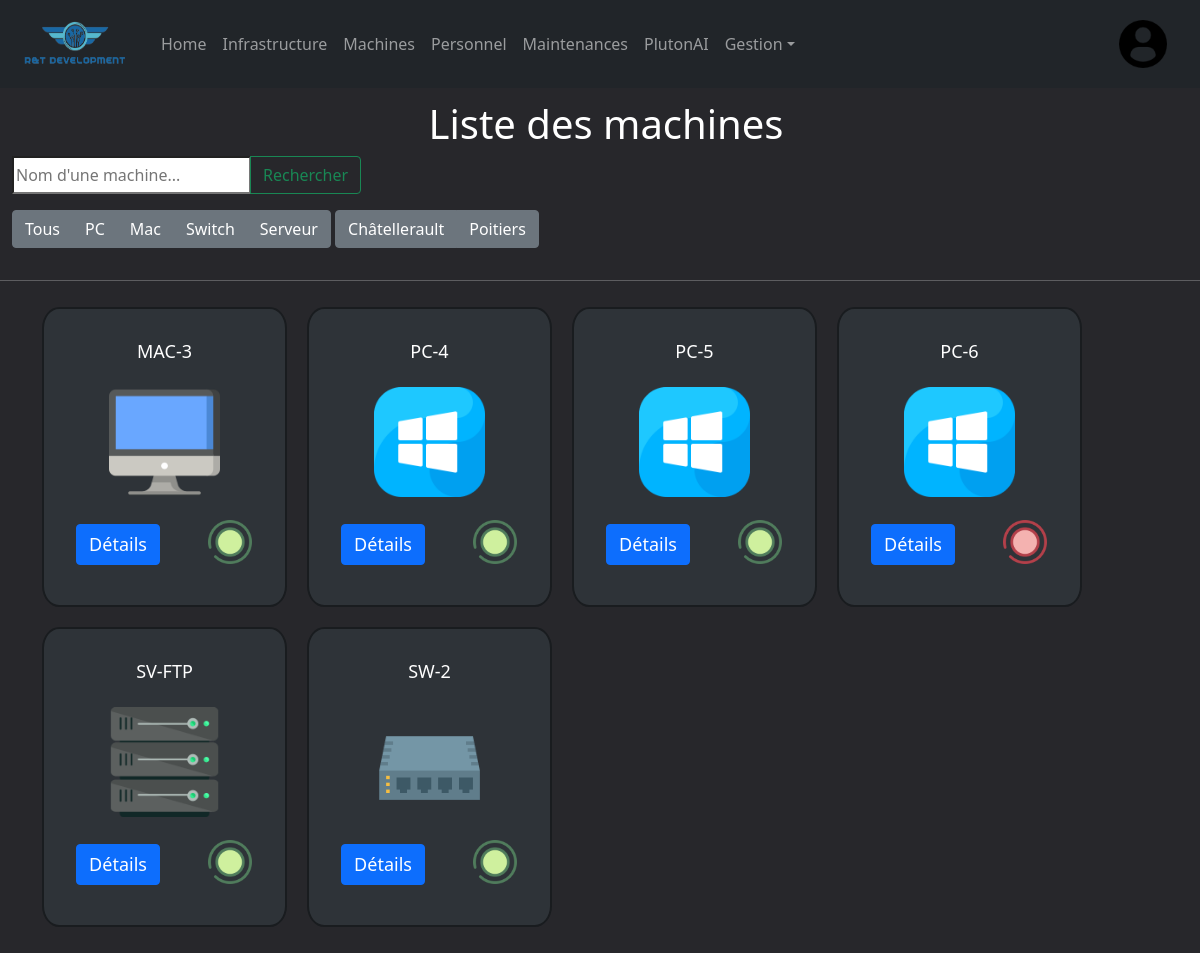
Before: /computerApp/machines/?infra=6 (signed in) with the older database file.
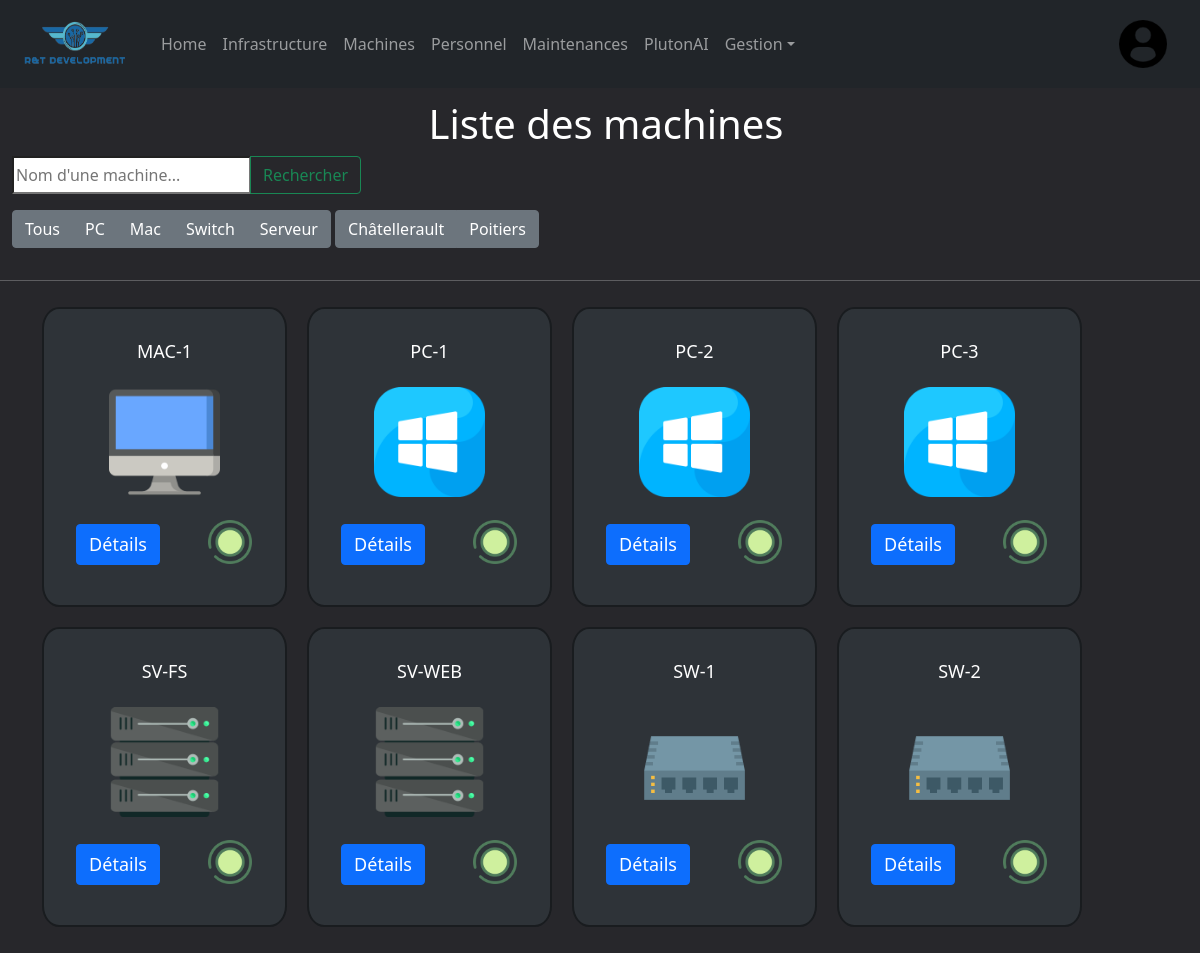
After: the same page with the newer database file.
### computerApp/models.py (models this page shows, shortened)
class Infrastructure(models.Model):
    id = models.AutoField(primary_key=True, editable=False)
    nom = models.CharField(max_length=32)
    machines = models.ManyToManyField(Machine)
    responsable = models.ForeignKey(Personnel, on_delete=models.SET_NULL, null=True)
    usage_percentage = models.FloatField(default=0)

class Machine(models.Model):
    TYPES = (
        ('PC', ('PC - Utilise Windows 11')),
        ('Mac', ('Mac - Utilise MacOS')),
        ('Serveur', ('Serveur - Serveur pour déployer des VM')),
        ('Switch', ('Switch - Maintient et connect des serveurs')),
    )
    id = models.AutoField(primary_key=True, editable=False)
    nom = models.CharField(max_length=32)
    maintenanceDate = models.DateField(default=datetime.now().strftime("%Y-%m-%d"))
    mach = models.CharField(max_length=32, choices=TYPES, default='PC')
    infra = models.ForeignKey('Infrastructure', on_delete=models.PROTECT, null=True)
    responsable = models.ForeignKey(Personnel, on_delete=models.SET_NULL, null=True)
    etat = models.BooleanField(default=False)

### computerApp/views.py (the view)
# urls.py: path('machines/', views.machine_list_view, name='machines'),
@login_required
def machine_list_view(request):
	today = date.today
	machines = Machine.objects.all().order_by('nom')
	query = request.GET.get('query')
	mach = request.GET.get('type')
	infra_id = request.GET.get('infra')
	infrastructures = Infrastructure.objects.all()
	if query:
		machines = machines.filter(nom__icontains=query)
	if mach:
		machines = machines.filter(mach=mach)
	if infra_id:
		machines = machines.filter(infra_id=infra_id)
	context = {'machines': machines, 'today': today, 'infrastructures': infrastructures}
	return render(request, 'computerApp/machine_list.html', context)

### computerApp/templates/computerApp/machine_list.html
{% extends "index.html" %}
{% load static %}
{% block content %}
<div class="filter">
    <h1>Liste des machines</h1>
    <form method="GET" class="input-group mb-3">
        <input class="text" class="form-vontrol" placeholder="Nom d'une machine..." aria-label="Search" aria-describedby="button-addon2" name="query">
        <button class="btn btn-outline-success" type="submit" id="button-addon2">Rechercher</button>
    </form>
    <div class="btn-group mb-3" role="group" aria-label="Filtre">
        <a href="{% url 'machines' %}" class="btn btn-secondary">Tous</a>
        <a href="?type=PC" class="btn btn-secondary">PC</a>
        <a href="?type=Mac" class="btn btn-secondary">Mac</a>
        <a href="?type=Switch" class="btn btn-secondary">Switch</a>
        <a href="?type=Serveur" class="btn btn-secondary">Serveur</a>
    </div>
    <div class="btn-group mb-3" role="group" aria-label="Filtre">
        {% for infra in infrastructures %}
            <a href="?infra={{ infra.id }}" class="btn btn-secondary">{{ infra.nom }}</a>
        {% endfor %}
    </div>
</div>
<hr>
{% if machines %}
<ul class="machines-container" id="allMachines">
    {% for machine in machines %}
    <li class="machine">
        <a>{{machine.nom}}</a>
        {% if machine.mach == "PC" %}
        <img src="{% static 'computerApp/images/PC.png' %}" alt="logo">
        {% elif machine.mach == "Mac" %}
        <img src="{% static 'computerApp/images/mac.png' %}" alt="logo">
        {% elif machine.mach == "Switch" %}
        <img src="{% static 'computerApp/images/switch.png' %}" alt="logo">
        {% elif machine.mach == "Serveur" %}
        <img src="{% static 'computerApp/images/server.png' %}" alt="logo">
        {% endif %}
        <div class="machineinfo">
            <a href="{% url 'machine-detail' machine.id %}" class="btn btn-primary">Détails</a>
            {% if machine.maintenanceDate == today %}
                <img src="{% static 'computerApp/images/process.png' %}" title="Cette machine est actuellement en maintenance" alt="maj">
            {% elif machine.etat == True %}
                <img src="{% static 'computerApp/images/on.png' %}" title="Cette machine est opérationnelle" alt="on">
            {% else %}
                <img src="{% static 'computerApp/images/off.png' %}" title="Cette machine est éteinte" alt="off">
            {% endif %}
        </div>
    </li>
    {% endfor %}
</ul>
{% else %}
<div class="alert alert-danger">
    Il n'y a pas de machine(s) qui correspond(ent) à votre filtre
  </div>
{% endif %}
{% endblock %}

### computerApp/templates/index.html (shortened to what this page needs)
<!DOCTYPE html>
<html lang="fr">
    <head>
        <link href=" https://cdn.jsdelivr.net/npm/bootstrap@5.1.3/dist/css/bootstrap.min.css"
        rel="stylesheet"
>
        {% load static %}
        <link rel="stylesheet" href="{% static 'css/styles.css' %}">
    </head>
    <body>
        <nav class="navbar navbar-expand-lg navbar-dark bg-dark">
            <div class="container-fluid">
                <a class="navbar-brand" href="#"><img src="{% static 'computerApp/images/logo.png' %}" alt="logo" style="width:125px;height:62px;margin-right:1%;"></a>
                <div class="collapse navbar-collapse" id="navbarNavDropdown">
                    <ul class="navbar-nav">
                        <li class="nav-item active">
                            <a class="nav-link" href="{% url 'index' %}">Home</a>
                        </li>
                        {% if user.is_authenticated %}
                            <li class="nav-item">
                                <a class="nav-link" href="{% url 'infrastructures' %}">Infrastructure</a>
                            </li>
                            <li class="nav-item">
                                <a class="nav-link" href="{% url 'machines' %}">Machines</a>
                            </li>
                            <li class="nav-item">
                                <a class="nav-link" href="{% url 'personnels' %}">Personnel</a>
                            </li>
                            <li class="nav-item">
                                <a class="nav-link" href="{% url 'maintenances' %}">Maintenances</a>
                            </li>
                            <li class="nav-item">
                                <a class="nav-link" href="{% url 'chatbot' %}">PlutonAI</a>
                            </li>
                            <li class="nav-item dropdown">
                                <a class="nav-link dropdown-toggle" href="#" role="button" data-bs-toggle="dropdown" aria-expanded="false">Gestion</a>
                            </li>
                        {% endif %}
                    </ul>
                </div>
                <div class="d-flex justify-content-end">
                    {% if user.is_authenticated %}
                    <a type="button" class="btn" role="button" href="{% url 'profile' %}"><img class="w-75" src="{% static 'computerApp/images/profile.png' %}"></a>
                    {% else %}
                    <a type="button" class="btn btn-success" role="button" href="{% url 'login' %}">Connexion</a>
                    {% endif %}
                </div>
            </div>
        </nav>
    {% block content %}{% endblock %}
    </body>
</html>

### computerApp/static/css/styles.css (style rules this page uses)
body { background-color: #27272b; color: #fff; }
a { color: #fff; }
div h1 { color: #ffffff; display: flex; justify-content: center; align-items: center; margin-top: 1%; }
.machines-container { display: flex; flex-wrap: wrap; }
.machine { display: flex; flex-direction: column; justify-content: center; align-items: center; width: 245px; height: 300px; border: 2px solid #191c1f; border-radius: 7%; margin: 10px; padding: 10px; box-sizing: border-box; background-color: #2e3338; }
.machine img { width: 50%; height: auto; margin-bottom: 7%; }
.machine a { margin-top: 5%; margin-bottom: 10%; font-size: large; }
.machineinfo a { margin-left: 10%; }
.machineinfo img { margin-left: 20%; width: 20%; }
.filter { margin-left: 1%; }

Changed rows visible on the page:
removed Machine: nom "MAC-3"
removed Machine: nom "PC-4"
removed Machine: nom "PC-5"
removed Machine: nom "PC-6"
removed Machine: nom "SV-FTP"
added Machine: nom "MAC-1"
added Machine: nom "PC-1"
added Machine: nom "PC-2"
added Machine: nom "PC-3"
added Machine: nom "SV-FS"
added Machine: nom "SV-WEB"
added Machine: nom "SW-1"
